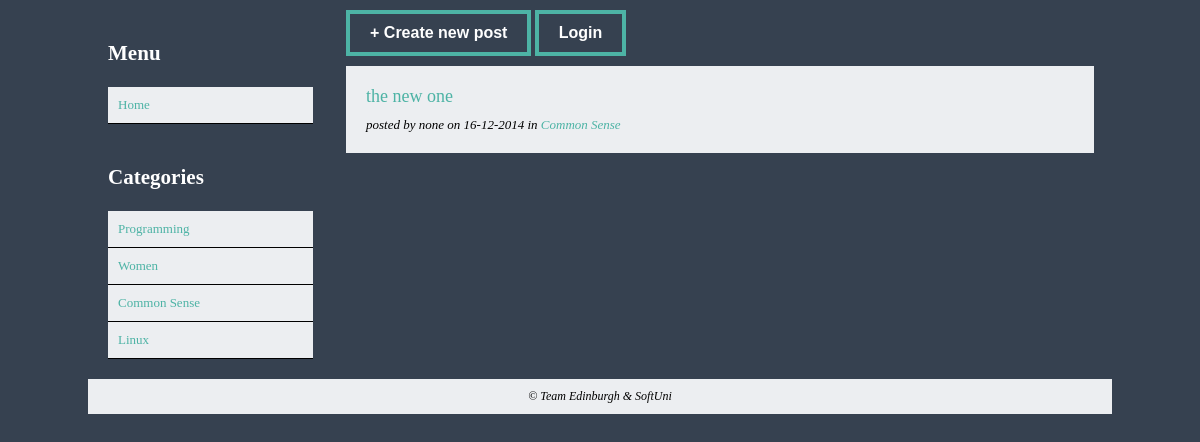
Page /index.php?category=Common Sense on the committed database.
### tables this page shows
CREATE TABLE IF NOT EXISTS `categories` (
  `Type` varchar(50) NOT NULL
);

CREATE TABLE IF NOT EXISTS `posts` (
`post_id` int(11) NOT NULL,
  `heading` varchar(50) NOT NULL,
  `author` varchar(50) NOT NULL,
  `content` text NOT NULL,
  `category` varchar(50) NOT NULL,
  `date` varchar(20) NOT NULL
);

### lib/database.php (called while the page is built, shortened)
<?php
class DB {
    static $conn;
    public function __construct() {
        self::$conn = mysqli_connect( DB_HOST, DB_USER,
            DB_PASS, DB_NAME );
        mysqli_query( self::$conn, "SET NAMES utf8" );
    }
    public function get_results( $sql ) {
        $result = mysqli_query( self::$conn, $sql );
        $return = array();
        while ( $row = mysqli_fetch_object( $result ) ) {
            $return[] = $row;
        }
        return $return;
    }
}

### index.php (the view, shortened to what this page needs)
<?php
require_once './lib/database.php';
?>
<!DOCTYPE html>
<html>
<head>
    <link rel="stylesheet" type="text/css" href="css/styles.css">
</head>
<body>
<div id="main-container">
    <div id="left">
        <section>
            <header><h3>Menu</h3></header>
            <ul>
                <li>
                    <a href="index.php">Home</a>
                </li>
            </ul>
        </section>
        <section>
            <header><h3>Categories</h3></header>
            <ul>
                <li>
                    <?php
                    $db = new DB();
                    $query = $db->get_results('SELECT * FROM categories');
                    if (!$query) {
                        die('Error in database.');
                    } else {
                        foreach ($query as $row) {
                            echo '<a href="index.php?category='.$row->Type.'">'.$row->Type.'</a>';
                        }
                    }
                    ?>
                </li>
            </ul>
        </section>
    </div>
    <div id="right">
        <div id="actions">
            <button onclick="location.href='newPost.php'">+ Create new post</button>
            <?php
            if (empty($_SESSION['loggedIn'])) {
                echo '<button onclick="location.href=\'loginPage.php\'">Login</button>';
            } else {
                echo '<button onclick="location.href=\'logout.php\'">Logout</button>';
            }
            ?>
        </div>
        <?php
        $db = new DB();
        if (!empty($_GET['category'])) {
            $category = htmlspecialchars($_GET['category']);
            $sql = "SELECT * FROM posts WHERE category='".$category."'";
        } else {
            $sql = "SELECT * FROM posts";
        }
        $result = $db->get_results($sql);
        foreach ($result as $post) { ?>
            <article>
                <header><a href="./post.php?post=<?php echo $post->post_id ?>"><?php echo $post->heading ?></a></header>
                <em>posted by <?php echo $post->author ?> on <?php echo $post->date ?> in
                    <a href="<?php echo 'index.php?category=' . $post->category ?>"><?php echo $post->category ?></a></em>
            </article>
        <?php
        }
        ?>
    </div>
    <footer>
        <em>&copy; Team Edinburgh & SoftUni</em>
    </footer>
</div>
</body>
</html>

### css/styles.css (style rules this page uses)
html, body { background-color: #364150; font: 13px Tahoma; color: #fff; margin: 0; padding: 0; }
a { color: #4db3a5; text-decoration: none; }
button { color: #fff; background-color: #364150; font-weight: 600; padding: 10px 20px; font-size: 16px; border: 4px solid #4db3a5; outline: none; cursor: pointer; transition: .5s ease; }
#main-container { width: 1024px; margin: 0 auto; }
#main-container > #left { width: 20%; display: inline-block; margin-right: 20px; padding: 10px; vertical-align: top; }
#main-container > #right { width: 73%; display: inline-block; padding: 10px; vertical-align: top; }
#right > article { background-color: #eceef1; color: #000; padding: 20px; margin-top: 10px; }
#right > article > header { font-size: 18px; font-weight: normal; padding: 0 0 10px 0; }
#left > section { padding: 10px; width: 100%; }
#left > section > header { font-size: 18px; font-weight: normal; }
#left > section > ul { list-style-type: none; margin: 0; padding: 0; }
#left > section > ul > li a { display: block; padding: 10px 10px; background-color: #eceef1; border-bottom: 1px solid #000; transition: .5s ease; }
footer { background-color: #eceef1; text-align: center; color: #000; padding: 10px; font-size: 12px; }

### rows in the picture
categories: Type "Programming"
categories: Type "Women"
categories: Type "Common Sense"
categories: Type "Linux"
posts: heading "the new one", author "none", date "16-12-2014", category "Common Sense"
